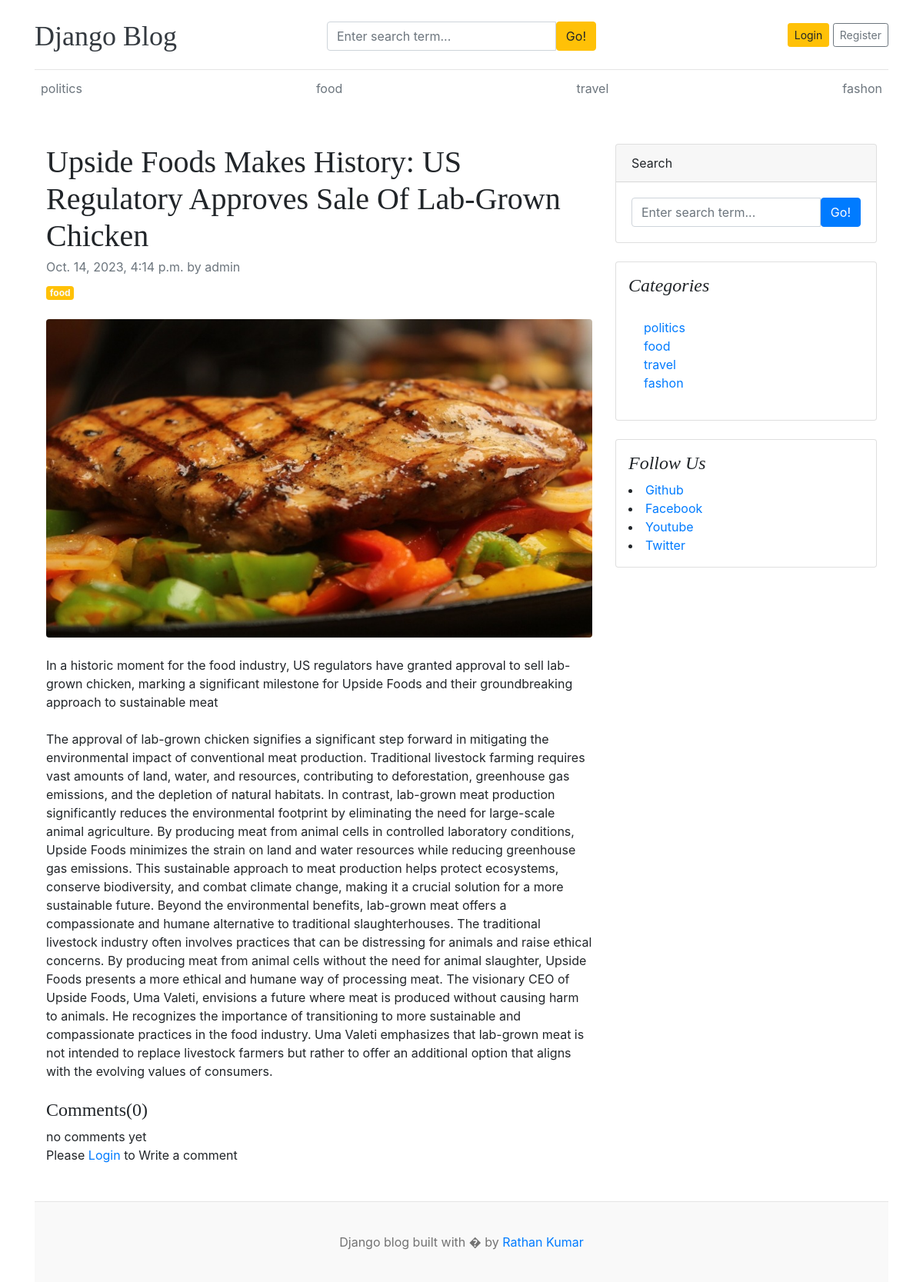
Page /blog/upside-foods-makes-history-us-regulatory-approves-sale-of-lab-grown-chicken on the committed database.
### blog_app/models.py (models this page shows, shortened)
class Category(models.Model):
    category_name = models.CharField(max_length=50,unique=True)
    created_at = models.DateTimeField(auto_now=True)
    updated_at = models.DateTimeField(auto_now=True)
    class Meta:
        verbose_name_plural = 'Categories'
    def __str__(self):
        return self.category_name

class Blog(models.Model):
    title = models.CharField(max_length=100)
    slug = models.SlugField(max_length=150,unique=True,blank=True)
    category = models.ForeignKey(Category,on_delete=models.CASCADE)
    author = models.ForeignKey(User,on_delete=models.CASCADE)
    featured_image = models.ImageField(upload_to='uploads/%Y/%m/%d')
    short_description = models.TextField(max_length=500)
    blog_body = models.TextField(max_length=2000)
    status = models.CharField(max_length=20,choices=STATUS_CHOICES,default="Draft")
    is_featured = models.BooleanField(default=False)
    created_at = models.DateTimeField(auto_now_add=True)
    updated_at = models.DateTimeField(auto_now=True)

### assignments/models.py (models this page shows, shortened)
class SocialLink(models.Model):
    platform = models.CharField(max_length=25)
    link = models.URLField(max_length=100)

### blog_app/views.py (the view, shortened to what this page needs)
# urls.py: path('blog/<slug:blog_slug>',blog_app_views.blogs,name="blog"),
def blogs(request,blog_slug):
    single_blog = get_object_or_404(Blog,slug=blog_slug,status='Published')
    comments = Comment.objects.filter(blog =single_blog)
    comments_count = comments.count
    context = {
        'blog':single_blog,
        'comments':comments,
        'comments_count':comments_count
    }
    return render(request,'blogs.html',context)

### blog_app/context_processors.py (called while the page is built)
def get_categories(request):
    categories = Category.objects.all()
    return dict(categories=categories)

def get_social_links(request):
    social_links = SocialLink.objects.all()
    return dict(social_links=social_links)

### templates/blogs.html
{% extends "base.html" %}
{% block content %}
<div class="container mt-5">
    <div class="row">
        <div class="col-lg-8">
            <article>
                <header class="mb-4">
                    <h1 class="fw-bolder mb-1">{{blog.title}}</h1>
                    <div class="text-muted fst-italic mb-2">{{blog.created_at}} by {{blog.author}}</div>
                    <a class="badge bg-warning text-decoration-none text-light" href="#!">{{blog.category}}</a>
                </header>
                <figure class="mb-4"><img class="img-fluid rounded" src="{{blog.featured_image.url}}" alt="..." /></figure>
                <section class="mb-5">
                    <p class="fs-5 mb-4">{{blog.short_description}}</p>
                    <p class="fs-5 mb-4">{{blog.blog_body}}</p>
                    <h4>Comments({{comments_count}})</h4>
                    {% if comments%}
                    {% for comment in comments  %}
                      <div class="card mt-1">
                        <div class="card-body">
                            <p class="card-text mb-0">{{comment}}</p>
                            <span>
                                <small>By {{comment.user}}</small>
                                <small>| {{comment.created_at|timesince}} ago</small>
                            </span>
                        </div>
                      </div>
                    {% endfor %}
                    {% else %}
                    no comments yet
                    {% endif %}
                    <br>
                    <div class="form-group">
                        {% if user.is_authenticated %}
                        <form action="" method='POST'>
                            {% csrf_token %}
                            <textarea name="comment" class='form-control' cols="30" rows="10" placeholder='Write your comment'></textarea>
                            <input type="submit" value='submit' class='btn btn-primary mt-2'>
                        </form>
                        {% else %}
                        <p>Please <span><a href="{% url 'login' %}">Login</a></span>  to Write a comment </p>
                        {% endif %}
                    </div>
                    </section>
            </article>
        </div>
        <div class="col-lg-4">
            <div class="card mb-4">
                <div class="card-header">Search</div>
                <div class="card-body">
                    <div class="input-group">
                        <input class="form-control" type="text" placeholder="Enter search term..." aria-label="Enter search term..." aria-describedby="button-search" />
                        <button class="btn btn-primary" id="button-search" type="button">Go!</button>
                    </div>
                </div>
            </div>
            <div class="card mb-4 p-3">
                <h4 class="font-italic">Categories</h4>
                <div class="card-body">
                    <div class="row">
                        <div class="col-sm-6">
                            <ul class="list-unstyled mb-0">
                                {% for i in categories  %}
                                <li><a href="{% url 'posts_by_category' i.id %}">{{i}}</a></li>
                                {% endfor %}
                            </ul>
                        </div>
                    </div>
                </div>
            </div>
            {% if social_links %}
            <div class="card mb-4 p-3">
                <h4 class="font-italic">Follow Us</h4>
                {% for i in social_links %}
                <li><a href="{{i.link }}" target="_blank">{{i.platform}}</a></li>
                {% endfor %}
            </div>
            {% endif %}
        </div>
    </div>
</div>
{% endblock content %}

### templates/base.html (shortened to what this page needs)
{% load static %}
<!DOCTYPE html>
<html lang="en">
<head>
    <link href="https://getbootstrap.com/docs/4.0/dist/css/bootstrap.min.css" rel="stylesheet">
    <link href="{% static 'css/blog.css' %}" rel="stylesheet">
    <link rel="stylesheet" href="https://cdnjs.cloudflare.com/ajax/libs/font-awesome/4.7.0/css/font-awesome.min.css">
  </head>
<body>
    <div class="container">
      <header class="blog-header py-3">
        <div class="row flex-nowrap justify-content-between align-items-center">
          <div class="col-4 pt-1">
            <a class="blog-header-logo text-dark" href="{% url 'home' %}">Django Blog</a>
          </div>
          <div class="col-4 pt-1">
            <form action="{% url 'search' %}" method="GET">
              <div class="input-group">
                <input class="form-control" name="keyword" value="{{keyword}}" type="text" placeholder="Enter search term..." aria-label="Enter search term..." aria-describedby="button-search" />
                <button class="btn btn-warning" id="button-search" type="submit">Go!</button>
              </div>
            </form>
          </div>
          <div class="col-4 d-flex justify-content-end align-items-center">
            {% if not user.is_authenticated %}
            <a class="btn btn-sm btn-warning" href="{% url 'login' %}">Login</a> &nbsp;
            <a class="btn btn-sm btn-outline-secondary" href="{% url 'register' %}">Register</a>
            {% else %}
            <span> <a href="{% url 'dashboard' %}">Dashboard</a> </span>
            &emsp;
            <span><a href="{% url 'logout' %}">Logout</a></span>
            {% endif %}
          </div>
        </div>
      </header>
      <div class="nav-scroller py-1 mb-2">
        <nav class="nav d-flex justify-content-between">
          {% for i in categories %}
          <a class="p-2 text-muted" href="{% url 'posts_by_category' i.id %}">{{i.category_name}}</a>
          {% endfor %}
        </nav>
      </div>
{% block content %}
{% endblock content %}
<footer class="blog-footer">
    <p>Django blog built with � by <a href="#">Rathan Kumar</a></p>
  </footer>
  </body>
</html>

### blog_main/static/css/blog.css (style rules this page uses)
.blog-header { border-bottom: 1px solid #e5e5e5; }
.blog-header-logo { font-family: "Playfair Display", Georgia, "Times New Roman", serif; font-size: 2.25rem; }
h1, h2, h3, h4, h5, h6 { font-family: "Playfair Display", Georgia, "Times New Roman", serif; }
.blog-footer { padding: 2.5rem 0; color: #727272; text-align: center; background-color: #f9f9f9; border-top: .05rem solid #e5e5e5; }
.blog-footer p:last-child { margin-bottom: 0; }

### rows in the picture
Category: category_name "politics"
Category: category_name "food"
Category: category_name "travel"
Category: category_name "fashon"
Blog: title "Upside Foods Makes History: US Regulatory Approves Sale Of Lab-Grown Chicken", created_at "Oct. 14, 2023, 4:14 p.m.", author "admin", category "food", featured_image (picture), short_description "In a historic moment for the food industry, US regulators have granted approval to sell lab-grown chicken, marking a significant milestone for Upside Foods and their groundbreaking approach to sustainable meat", blog_body "The approval of lab-grown chicken signifies a significant step forward in mitigating the environmental impact of conventional meat production. Traditional livestock farming requires vast amounts of land, water, and resources, contributing to deforestation, greenhouse gas emissions, and the depletion of natural habitats. In contrast, lab-grown meat production significantly reduces the environmental footprint by eliminating the need for large-scale animal agriculture. By producing meat from animal cells in controlled laboratory conditions, Upside Foods minimizes the strain on land and water resources while reducing greenhouse gas emissions. This sustainable approach to meat production helps…"
SocialLink: platform "Github"
SocialLink: platform "Facebook"
SocialLink: platform "Youtube"
SocialLink: platform "Twitter"

### other values in the picture
{{ comments_count }} "0"
